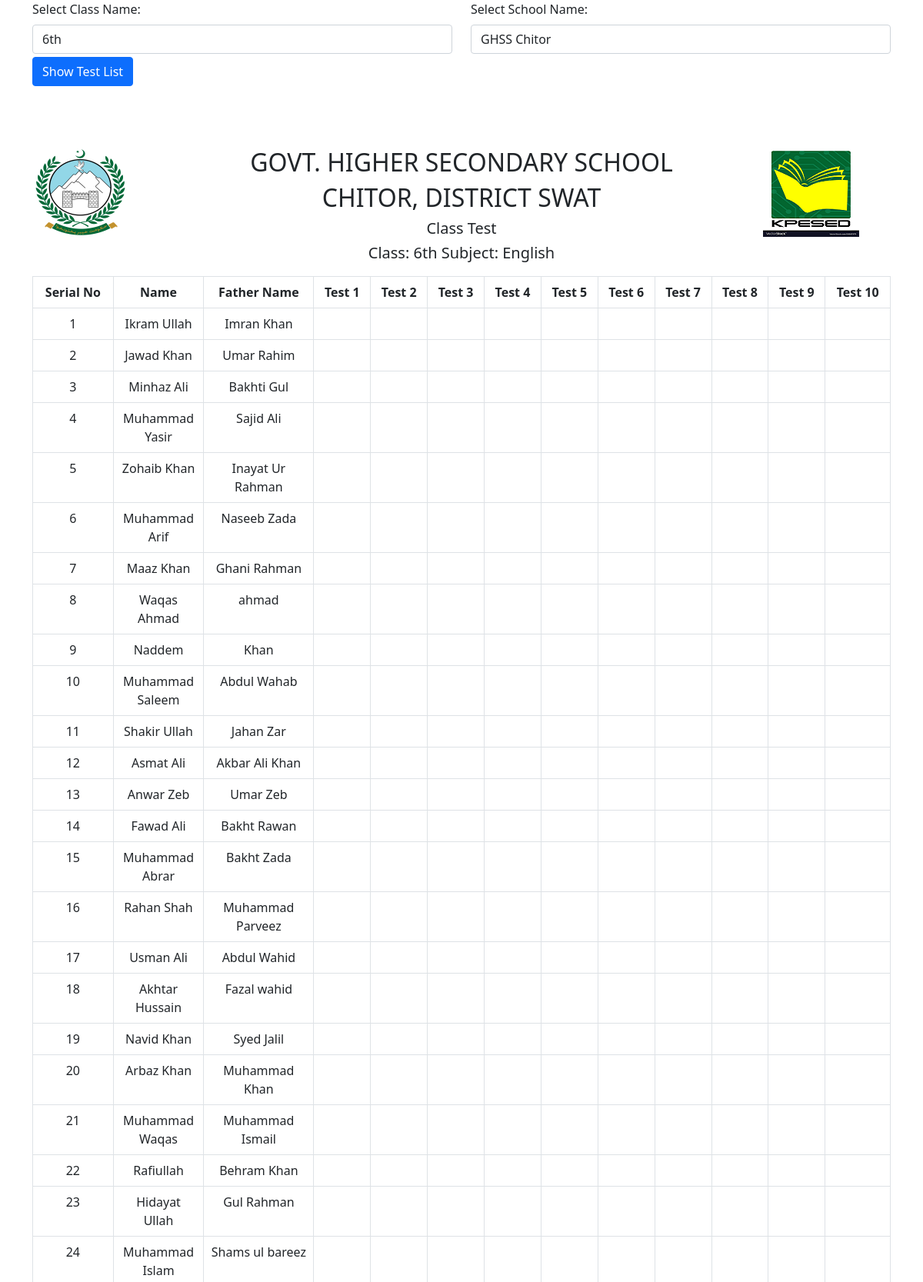
Page /class_test.php (upper part) on the committed database.
### tables this page shows
CREATE TABLE `students_info` (
  `Roll_No` int(11) NOT NULL,
  `Name` varchar(30) NOT NULL,
  `FName` varchar(30) NOT NULL,
  `Gender` enum('Male','Female') NOT NULL DEFAULT 'Male',
  `Dob` date DEFAULT NULL,
  `Mobile_No` varchar(12) NOT NULL DEFAULT '03',
  `Admission_Date` date DEFAULT NULL,
  `Admission_No` int(6) DEFAULT NULL,
  `Father_Cnic` varchar(15) DEFAULT NULL,
  `Student_Form_B` varchar(15) DEFAULT NULL,
  `School` varchar(30) NOT NULL DEFAULT 'GHSS CHITOR',
  `Class` enum('5th','6th A','6th B','7th','8th A','8th B','8th','10th A','10th B','9th A','9th B','6th','7th A','7th B','4th','11th') NOT NULL,
  `Class_Position` varchar(10) DEFAULT NULL,
  `Status` int(11) NOT NULL DEFAULT 1
);

### config.php (called while the page is built, shortened)
<?php
require_once 'sand_box.php';
if (isset($_SESSION['user'])) {
    $account_id=$_SESSION['user'];
} else {
    $guest=Select_Single_Column_Array_data(
        "Id", "Employees", "Name", "'Guest'"
    );
     $account_id=$guest[0];
}
$selected_school_id_array=Select_Single_Column_Array_data(
    "Selected_School_Id", "Setting", "User_Id", "$account_id"
);
 $selected_school_id=$selected_school_id_array[0];
$selected_class_id_array=Select_Single_Column_Array_data(
    "Selected_Class_Id", "Setting", "User_Id", "$account_id"
);
$class_names=Select_Single_Column_Array_data(
    "Name", "school_classes", "School_Id", "$selected_school_id"
);
$CLASS_NAME = $class_names[0];
?>

### class_test.php (the view, shortened to what this page needs)
<?php
require_once 'sand_box.php';
$link=$LINK;
?>
</head>
<body>
<div class="container">
  <form class="no-print" action="#" method="GET" >
    <div class="row">
      </div>
      <button type="submit" name="submit" class="btn btn-primary mt-1">
        Show Test List
      </button>
    </form>
  </div>
<?php
if (isset($_GET['submit'])) {
    $class_name=$_GET['class_exam'];
    $school_name=$_GET['school'];
} else {
    $class_name=$CLASS_NAME;
}
?>
<div class="container">
    <div class="row m-t-1">
        <div class="log col-sm-2">
            <img src="./images/khyber.png" alt="khyber">
        </div>
        <div class="header text-center col-sm-8">
            <h2>GOVT. HIGHER SECONDARY SCHOOL </h2>
            <h2>CHITOR, DISTRICT SWAT  </h2>
            <h5>Class Test </h5>
            <h5> Class: <?php echo $class_name; ?>
                Subject: English
            </h5>
        </div>
        <div class="logo2 col-sm-2">
        <img src="./images/kpesed.png" alt="kpesed.png">
        </div>
    </div>
</div>
<div class="container">
    <table class="table table-bordered" id="award-list">
        <thead>
    <tr>
        <th>Serial No</th>
        <th>Name </th>
        <th>Father Name</th>
         <th>Test 1</th>
         <th>Test 2</th>
         <th>Test 3</th>
         <th>Test 4</th>
         <th>Test 5</th>
         <th>Test 6</th>
         <th>Test 7</th>
         <th>Test 8</th>
         <th>Test 9</th>
         <th>Test 10</th>
    </tr>
</thead>
        <?php
        $q="Select * from students_info WHERE
        Class='$class_name'
        AND
        School='GHSS CHITOR'
        AND
        Status='1'
        Order by
        Roll_No ASC";
        $qr = mysqli_query($link, $q) or die('Error in Q 1'.mysqli_error($link));
        $i=1;
        while ($qfa=mysqli_fetch_assoc($qr)) {
            echo  '<tr>
            <td>'.$i. '</td>
            <td>'.$qfa['Name']. '</td>
            <td>'.$qfa['FName']. '</td>';
            for ($num=1;$num<=10;$num++) {
                echo '<td> </td>';
            }
             echo '</tr>';
            $i++;
        }
        ?>
    </table>
</div>

### css/style.css (style rules this page uses)
table { text-align: center; margin: 10px auto; width: 90%; }
table td { max-width: 100px; }
.text-center { text-align: center; }
.m-t-1 { margin-top:80px; }

### rows in the picture
students_info: Name "Ikram Ullah", FName "Imran Khan"
students_info: Name "Jawad Khan", FName "Umar Rahim"
students_info: Name "Minhaz Ali", FName "Bakhti Gul"
students_info: Name "Muhammad Yasir", FName "Sajid Ali"
students_info: Name "Zohaib Khan", FName "Inayat Ur Rahman"
students_info: Name "Muhammad Arif", FName "Naseeb Zada"
students_info: Name "Maaz Khan", FName "Ghani Rahman"
students_info: Name "Waqas Ahmad", FName "ahmad"
students_info: Name "Naddem", FName "Khan"
students_info: Name "Muhammad Saleem", FName "Abdul Wahab"
students_info: Name "Shakir Ullah", FName "Jahan Zar"
students_info: Name "Asmat Ali", FName "Akbar Ali Khan"
students_info: Name "Anwar Zeb", FName "Umar Zeb"
students_info: Name "Fawad Ali", FName "Bakht Rawan"
students_info: Name "Muhammad Abrar", FName "Bakht Zada"
students_info: Name "Rahan Shah", FName "Muhammad Parveez"
students_info: Name "Usman Ali", FName "Abdul Wahid"
students_info: Name "Akhtar Hussain", FName "Fazal wahid"
students_info: Name "Navid Khan", FName "Syed Jalil"
students_info: Name "Arbaz Khan", FName "Muhammad Khan"
students_info: Name "Muhammad Waqas", FName "Muhammad Ismail"
students_info: Name "Rafiullah", FName "Behram Khan"
students_info: Name "Hidayat Ullah", FName "Gul Rahman"
students_info: Name "Muhammad Islam", FName "Shams ul bareez"

### other values in the picture
$class_name "6th"
form field class_exam "6th"
form field school "GHSS Chitor"
